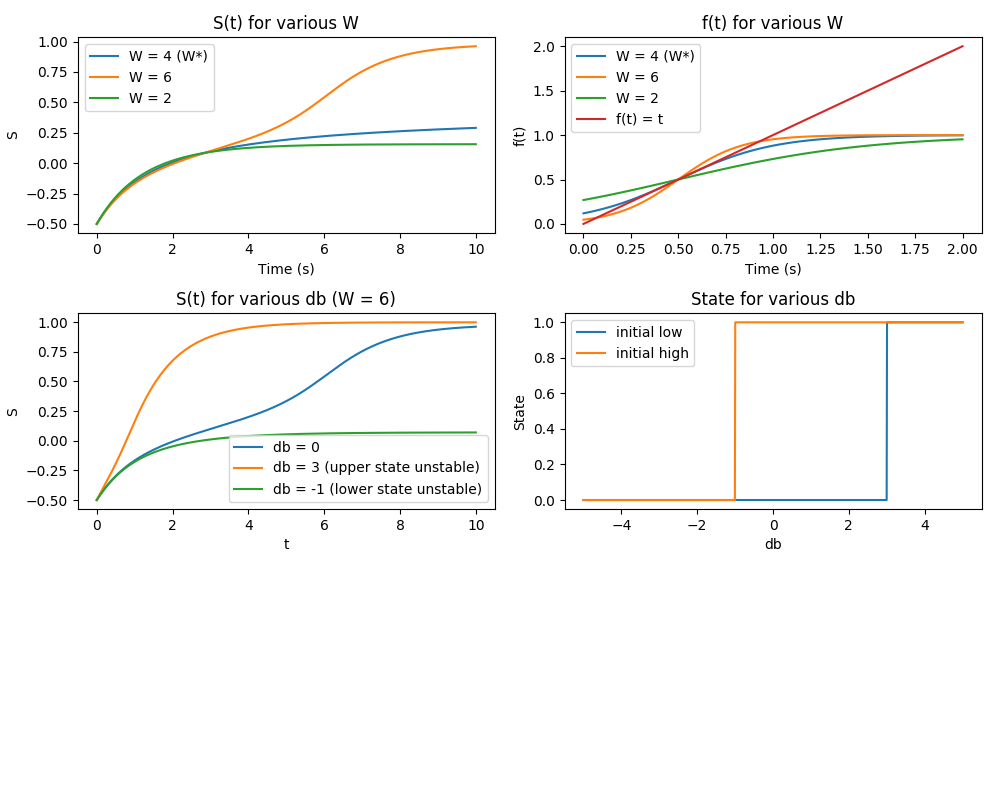

The Python source for this figure:
import scipy as sp
from scipy.integrate import odeint
import numpy as np
import matplotlib.pyplot as plt

W_th = 4

class Problem1:
    def __init__(self):
        self.W = W_th
        self.b = - self.W / 2
        self.db = 0

    def g(self, g):
        return np.exp(g)/(1 + np.exp(g))

    def s(self, t):
        return odeint(self.f, -0.5, t)

    def f(self, s, t):
        return -s + self.g(self.W * s + self.b + self.db)
    
    def state(self, db, initial):
        res = np.zeros_like(db)
        # initial lower state
        index = 0
        if initial == "low":
            for i in np.nditer(db, op_flags=['readwrite']):
                if (i > 3):
                    res[index] = 1
                else:
                    res[index] = 0
                index += 1
        
        # initial upper state
        elif initial == "high":
            for i in np.nditer(db, op_flags=['readwrite']):
                if (i < -1):
                    res[index] = 0
                else:
                    res[index] = 1
                index += 1
        print(res)
        return res

def main():
    functions = Problem1()
    t = np.linspace(0, 10, 1000)
    plt.figure(1, figsize=(10, 8))
    plt.subplot(321)
    plt.title("S(t) for various W")
    plt.ylabel("S")
    plt.xlabel("Time (s)")
    plt.plot(t, functions.s(t), label = "W = 4 (W*)")
    functions.W = 6
    plt.plot(t, functions.s(t), label = "W = 6")
    functions.W = 2
    plt.plot(t, functions.s(t), label = "W = 2")
    plt.legend()

    plt.subplot(322)
    t = np.linspace(0, 2, 100)
    plt.title("f(t) for various W")
    plt.ylabel("f(t)")
    plt.xlabel("Time (s)")
    functions.W = W_th
    plt.plot(t, functions.g(functions.W * (t - 0.5)), label = "W = 4 (W*)")
    functions.W = 6
    plt.plot(t, functions.g(functions.W * (t - 0.5)), label = "W = 6")
    functions.W = 2
    plt.plot(t, functions.g(functions.W * (t - 0.5)), label = "W = 2")
    plt.plot(t, t, label = "f(t) = t")
    plt.legend()

    plt.subplot(323)
    t = np.linspace(0, 10, 1000)
    functions.W = 6
    plt.plot(t, functions.s(t), label = "db = 0")
    functions.db = 3
    plt.plot(t, functions.s(t), label = "db = 3 (upper state unstable)")
    functions.db = -1
    plt.plot(t, functions.s(t), label = "db = -1 (lower state unstable)")
    plt.title("S(t) for various db (W = 6)")
    plt.ylabel("S")
    plt.xlabel("t")
    plt.legend()    

    plt.subplot(324)
    db = np.linspace(-5, 5, 1000)
    plt.title("State for various db")
    plt.ylabel("State")
    plt.xlabel("db")
    plt.plot(db, functions.state(db, "low"), label = "initial low")
    plt.plot(db, functions.state(db, "high"), label = "initial high")
    plt.legend()

    plt.tight_layout()
    plt.savefig("problem1.png")
    plt.show()
    



if (__name__ == "__main__"):
    main()
